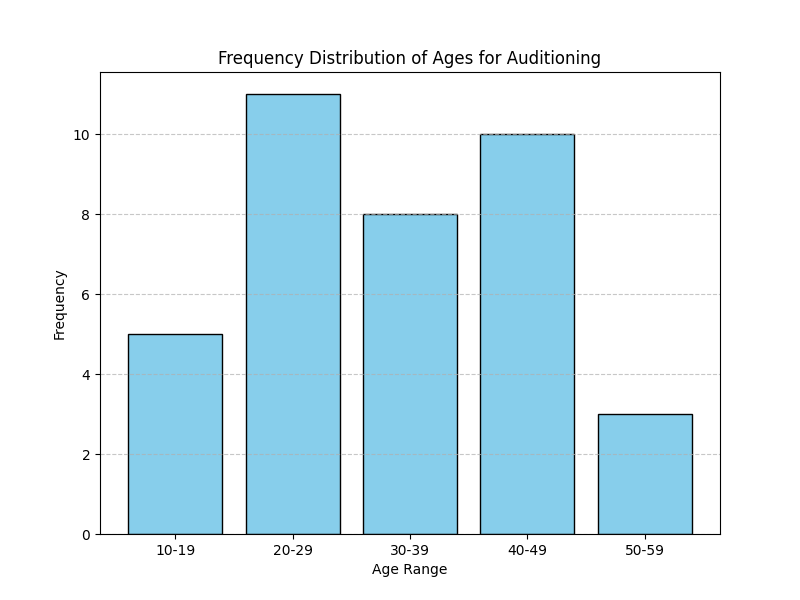

The Python source for this figure:
import matplotlib.pyplot as plt

# Data: Age ranges and corresponding frequencies
age_ranges = ['10-19', '20-29', '30-39', '40-49', '50-59']
frequencies = [5, 11, 8, 10, 3]

# Create a bar chart
plt.figure(figsize=(8, 6))
plt.bar(age_ranges, frequencies, color='skyblue', edgecolor='black')

# Add labels and title
plt.xlabel('Age Range')
plt.ylabel('Frequency')
plt.title('Frequency Distribution of Ages for Auditioning')

# Display grid for better readability
plt.grid(axis='y', linestyle='--', alpha=0.7)

# Show the chart
plt.show()
